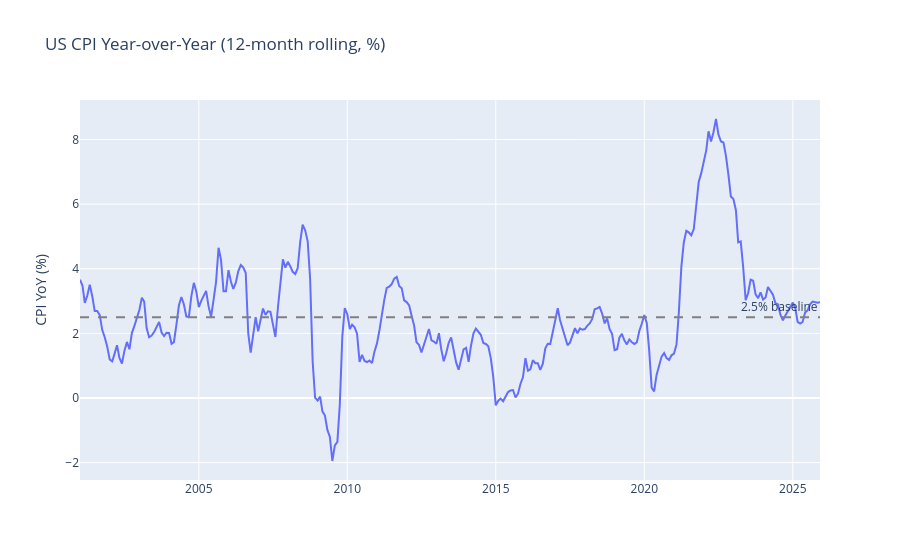

The notebook cell this image was saved under:
### Markdown cell above
## 1. Inflation — pick a rate

Fetch CPI history and plot it to inform the inflation assumption used throughout the simulation.

### Code cell
# CPI_YOY is an AssetDef (monthly pct-change of CPIAUCSL).
# Rolling 12-month sum approximates YoY inflation.
cpi_asset = wp.fetch(wp.catalog.fixed_income.CPI_YOY, start="2000-01-01", end="2025-12-31")

cpi_yoy = (
    cpi_asset.returns
    .with_columns(
        (pl.col("returns").rolling_sum(window_size=12) * 100).alias("cpi_yoy_pct")
    )
    .drop_nulls()
)

fig = px.line(
    cpi_yoy.to_pandas(),
    x="date",
    y="cpi_yoy_pct",
    title="US CPI Year-over-Year (12-month rolling, %)",
    labels={"cpi_yoy_pct": "CPI YoY (%)", "date": ""},
)
fig.add_hline(y=2.5, line_dash="dash", line_color="gray", annotation_text="2.5% baseline")
fig.show()

### Figure 1 — Plotly figure (JSON) as saved in the notebook; plotly's stock layout.template omitted (floating-point values rounded to 4 significant figures; data arrays with more than 128 entries replaced by an {"elided": "..."} marker saying what was removed)
{"data": [{"hovertemplate": "=%{x}<br>CPI YoY (%)=%{y}<extra></extra>", "legendgroup": "", "line": {"color": "#636efa", "dash": "solid"}, "marker": {"symbol": "circle"}, "mode": "lines", "name": "", "orientation": "v", "showlegend": false, "type": "scatter", "x": {"elided": "299 str values"}, "xaxis": "x", "y": {"elided": "299 float values"}, "yaxis": "y"}], "layout": {"annotations": [{"showarrow": false, "text": "2.5% baseline", "x": 1, "xanchor": "right", "xref": "x domain", "y": 2.5, "yanchor": "bottom", "yref": "y"}], "legend": {"tracegroupgap": 0}, "shapes": [{"line": {"color": "gray", "dash": "dash"}, "type": "line", "x0": 0, "x1": 1, "xref": "x domain", "y0": 2.5, "y1": 2.5, "yref": "y"}], "title": {"text": "US CPI Year-over-Year (12-month rolling, %)"}, "xaxis": {"anchor": "y", "domain": [0, 1], "title": {"text": ""}}, "yaxis": {"anchor": "x", "domain": [0, 1], "title": {"text": "CPI YoY (%)"}}}}
